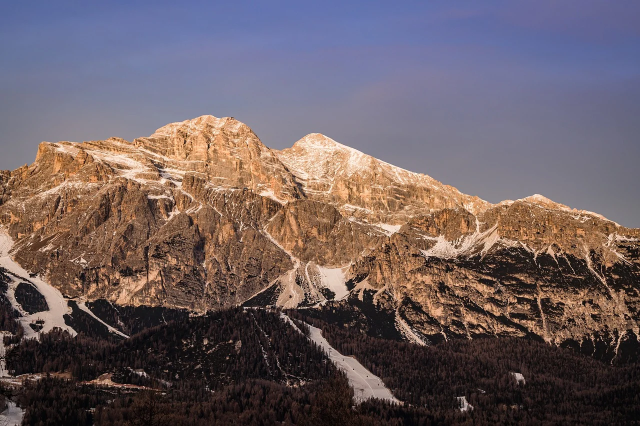
#> input picture image2.jpg, 1280 x 852 px (shown at 1/2 size)
$ python 48b.py
#> lines starting #> are read from the running program, lines starting #| are printed output that depends on the picture
######################################
#         Raster Starter Code        #
#                                    #
#             UTeach CSP             #
#             Brian Ford             #
#                                    #
#              9/13/19               #
#                                    #
######################################

# importing PIL.Image library and os library
from PIL import Image
import os

# Deletes old created images if they exist
if os.path.exists("newImage2.jpg"):
  os.remove("newImage2.jpg")

# Prints two blank lines to start our program output
print("\n\n")

# Opens image - Local File in repl.it
img = Image.open('image2.jpg')
#> img is the input picture: PIL image 1280x852 RGB; mean R, G, B 108.8, 94.4, 97.7

# Rescale image size down, if needed
width = img.width
#> width = 1280
height = img.height
#> height = 852
mwidth = width // 1000
#> mwidth = 1
mheight = height // 1000
#> mheight = 0
if mwidth > mheight:
  scale = mwidth
#> scale = 1
else:
  scale = mheight
if scale != 0:
  img = img.resize( (width // scale, height // scale) )

########################
#        Filter        #
########################
def newFilter():
  # Starts at the first pixel in the image
  location = 0
  # Continues until it has looped through all pixels
  while location < len(new_pixels):
    # Gets the current color of the pixel at location
    p = new_pixels[location]
    # Splits color into red, green and blue components
    r = p[0]
    g = p[1]
    b = p[2]
    # Perform pixel manipulation and stores results
    # to a new red, green and blue components
    newr = (r + value1) // 1000
    newg = g + value2
    newb = b + value3
    # Assign new red, green and blue components to pixel
    # at that specific location
    new_pixels[location] = (newr, newg, newb)
    # Changes the location to the next pixel in array
    location = location + 1
  # Creates a new image, the same size as the original
  # using RGB value format
  newImage = Image.new("RGB", img.size)
  # Assigns the pixel values to newImage
  newImage.putdata(new_pixels)
  # Saves the new image file
  newImage.save("newImage2.jpg")

# Creates an ImageCore Object from original image
pixels = img.getdata()
# Creates empty array to hold new pixel values
new_pixels = []
# For every pixel from our original image, it saves
# a copy of that pixel to our new_pixels array
for p in pixels:
  new_pixels.append(p)
#> this loop made 1090560 passes
#> p on passes 1 to 3: (84, 103, 156), (84, 103, 156), (84, 103, 156)
#> after the loop, new_pixels = 1090560 items

# Calls the newFilter function to create the image
value1 = int(input("1Enter an integer from 0 to 255: "))
#> the answer given: 3
value2 = int(input("2Enter an integer from 0 to 255: "))
#> the answer given: 3
value3 = int(input("3Enter an integer from 0 to 255: "))
#> the answer given: 3
newFilter()
#> the loop in newFilter, `while location < len(new_pixels):` made 1090560 passes
#> (r, g, b, newg, newb) on passes 1 to 3: (84, 103, 156, 106, 159), (84, 103, 156, 106, 159), (84, 103, 156, 106, 159)
#> after the loop in newFilter, `while location < len(new_pixels):`: location = 1090560
#> in newFilter, `newImage = Image.new("RGB", img.size)`: newImage: PIL image 1280x852 RGB; every value is 0
#> in newFilter, `newImage.putdata(new_pixels)`:
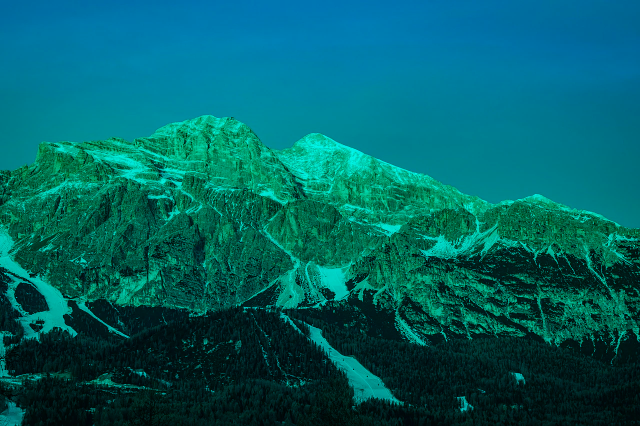
#> newImage: PIL image 1280x852 RGB (shown at 1/2 size); mean R, G, B 0, 97.4, 100.7
